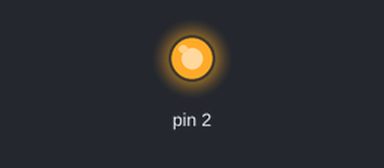
Bench run of a sketch on a simulated Arduino Uno, built with avr-gcc and run on an emulated ATmega328P. Shown: output pins drawn as LEDs (lit = HIGH).

Above: at 1.2 s.
At 3.7 s:
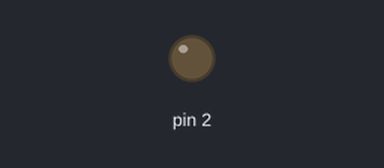
Timing chart, 0 to 6.5 s (numbered marks = the images above):
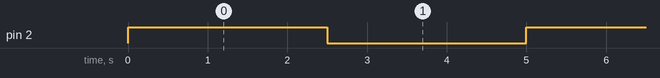

The sketch:

Practica_2_prender-apagar.ino
```cpp
void setup()
{
  pinMode(2, OUTPUT);
}

 void loop()
{
  digitalWrite(2,HIGH);
  delay(2500);
  digitalWrite(2,LOW);
  delay(2500);
}
```

Measured:
- by itself, pin 2: alternates HIGH for 2.5 s and LOW for 2.5 s
